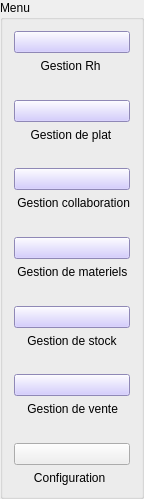
               <widget class="QGroupBox" name="groupBox_16">
                <property name="geometry">
                 <rect>
                  <x>10</x>
                  <y>10</y>
                  <width>131</width>
                  <height>499</height>
                 </rect>
                </property>
                <property name="title">
                 <string>Menu</string>
                </property>
                <layout class="QVBoxLayout" name="verticalLayout_20">
                 <item>
                  <layout class="QVBoxLayout" name="verticalLayout_6">
                   <item>
                    <widget class="QPushButton" name="Aymen_6">
                     <property name="styleSheet">
                      <string notr="true">background-color: rgb(200, 190, 255);</string>
                     </property>
                     <property name="text">
                      <string/>
                     </property>
                     <property name="icon">
                      <iconset resource="rh.qrc">
                       <normaloff>:/rh/rh.png</normaloff>:/rh/rh.png</iconset>
                     </property>
                     <property name="iconSize">
                      <size>
                       <width>50</width>
                       <height>30</height>
                      </size>
                     </property>
                    </widget>
                   </item>
                   <item>
                    <widget class="QLabel" name="label_55">
                     <property name="text">
                      <string>        Gestion Rh</string>
                     </property>
                    </widget>
                   </item>
                   <item>
                    <spacer name="verticalSpacer_34">
                     <property name="orientation">
                      <enum>Qt::Vertical</enum>
                     </property>
                     <property name="sizeHint" stdset="0">
                      <size>
                       <width>20</width>
                       <height>40</height>
                      </size>
                     </property>
                    </spacer>
                   </item>
                   <item>
                    <widget class="QPushButton" name="Moemen_6">
                     <property name="styleSheet">
                      <string notr="true">background-color: rgb(200, 190, 255);</string>
                     </property>
                     <property name="text">
                      <string/>
                     </property>
                     <property name="icon">
                      <iconset resource="plat.qrc">
                       <normaloff>:/plat/plat.png</normaloff>:/plat/plat.png</iconset>
                     </property>
                     <property name="iconSize">
                      <size>
                       <width>50</width>
                       <height>30</height>
                      </size>
                     </property>
                    </widget>
                   </item>
                   <item>
                    <widget class="QLabel" name="label_56">
                     <property name="text">
                      <string>     Gestion de plat</string>
                     </property>
                    </widget>
                   </item>
                   <item>
                    <spacer name="verticalSpacer_35">
                     <property name="orientation">
                      <enum>Qt::Vertical</enum>
                     </property>
                     <property name="sizeHint" stdset="0">
                      <size>
                       <width>20</width>
                       <height>40</height>
                      </size>
                     </property>
                    </spacer>
                   </item>
                   <item>
                    <widget class="QPushButton" name="Salma_6">
                     <property name="styleSheet">
                      <string notr="true">background-color: rgb(200, 190, 255);</string>
                     </property>
                     <property name="text">
                      <string/>
                     </property>
                     <property name="icon">
                      <iconset resource="collab.qrc">
                       <normaloff>:/collab/collaboration.png</normaloff>:/collab/collaboration.png</iconset>
                     </property>
                     <property name="iconSize">
                      <size>
                       <width>50</width>
                       <height>30</height>
                      </size>
                     </property>
                    </widget>
                   </item>
                   <item>
                    <widget class="QLabel" name="label_57">
                     <property name="text">
                      <string> Gestion collaboration</string>
                     </property>
                    </widget>
                   </item>
                   <item>
                    <spacer name="verticalSpacer_36">
                     <property name="orientation">
                      <enum>Qt::Vertical</enum>
                     </property>
                     <property name="sizeHint" stdset="0">
                      <size>
                       <width>20</width>
                       <height>40</height>
                      </size>
                     </property>
                    </spacer>
                   </item>
                   <item>
                    <widget class="QPushButton" name="Sara_6">
                     <property name="styleSheet">
                      <string notr="true">background-color: rgb(200, 190, 255);</string>
                     </property>
                     <property name="text">
                      <string/>
                     </property>
                     <property name="icon">
                      <iconset resource="materiel.qrc">
                       <normaloff>:/materiel/materiel.png</normaloff>:/materiel/materiel.png</iconset>
                     </property>
                     <property name="iconSize">
                      <size>
                       <width>50</width>
                       <height>30</height>
                      </size>
                     </property>
                    </widget>
                   </item>
                   <item>
                    <widget class="QLabel" name="label_58">
                     <property name="text">
                      <string> Gestion de materiels</string>
                     </property>
                    </widget>
                   </item>
                   <item>
                    <spacer name="verticalSpacer_37">
                     <property name="orientation">
                      <enum>Qt::Vertical</enum>
                     </property>
                     <property name="sizeHint" stdset="0">
                      <size>
                       <width>20</width>
                       <height>40</height>
                      </size>
                     </property>
                    </spacer>
                   </item>
                   <item>
                    <widget class="QPushButton" name="Taher_6">
                     <property name="styleSheet">
                      <string notr="true">background-color: rgb(200, 190, 255);</string>
                     </property>
                     <property name="text">
                      <string/>
                     </property>
                     <property name="icon">
                      <iconset resource="stock.qrc">
                       <normaloff>:/stock/stock.png</normaloff>:/stock/stock.png</iconset>
                     </property>
                     <property name="iconSize">
                      <size>
                       <width>50</width>
                       <height>30</height>
                      </size>
                     </property>
                    </widget>
                   </item>
                   <item>
                    <widget class="QLabel" name="label_59">
                     <property name="text">
                      <string>    Gestion de stock</string>
                     </property>
                    </widget>
                   </item>
                   <item>
                    <spacer name="verticalSpacer_38">
                     <property name="orientation">
                      <enum>Qt::Vertical</enum>
                     </property>
                     <property name="sizeHint" stdset="0">
                      <size>
                       <width>20</width>
                       <height>40</height>
                      </size>
                     </property>
                    </spacer>
                   </item>
                   <item>
                    <widget class="QPushButton" name="Ghazi_6">
                     <property name="styleSheet">
                      <string notr="true">background-color: rgb(200, 190, 255);</string>
                     </property>
                     <property name="text">
                      <string/>
                     </property>
                     <property name="icon">
                      <iconset resource="vente.qrc">
                       <normaloff>:/vente/vente.png</normaloff>:/vente/vente.png</iconset>
                     </property>
                     <property name="iconSize">
                      <size>
                       <width>50</width>
                       <height>30</height>
                      </size>
                     </property>
                    </widget>
                   </item>
                   <item>
                    <widget class="QLabel" name="label_60">
                     <property name="text">
                      <string>    Gestion de vente</string>
                     </property>
                    </widget>
                   </item>
                   <item>
                    <spacer name="verticalSpacer_39">
                     <property name="orientation">
                      <enum>Qt::Vertical</enum>
                     </property>
                     <property name="sizeHint" stdset="0">
                      <size>
                       <width>20</width>
                       <height>40</height>
                      </size>
                     </property>
                    </spacer>
                   </item>
                   <item>
                    <widget class="QPushButton" name="Configuration_6">
                     <property name="text">
                      <string/>
                     </property>
                     <property name="icon">
                      <iconset resource="config.qrc">
                       <normaloff>:/config/configuration.png</normaloff>:/config/configuration.png</iconset>
                     </property>
                     <property name="iconSize">
                      <size>
                       <width>50</width>
                       <height>30</height>
                      </size>
                     </property>
                    </widget>
                   </item>
                   <item>
                    <widget class="QLabel" name="label_61">
                     <property name="text">
                      <string>      Configuration</string>
                     </property>
                    </widget>
                   </item>
                  </layout>
                 </item>
                </layout>
               </widget>
